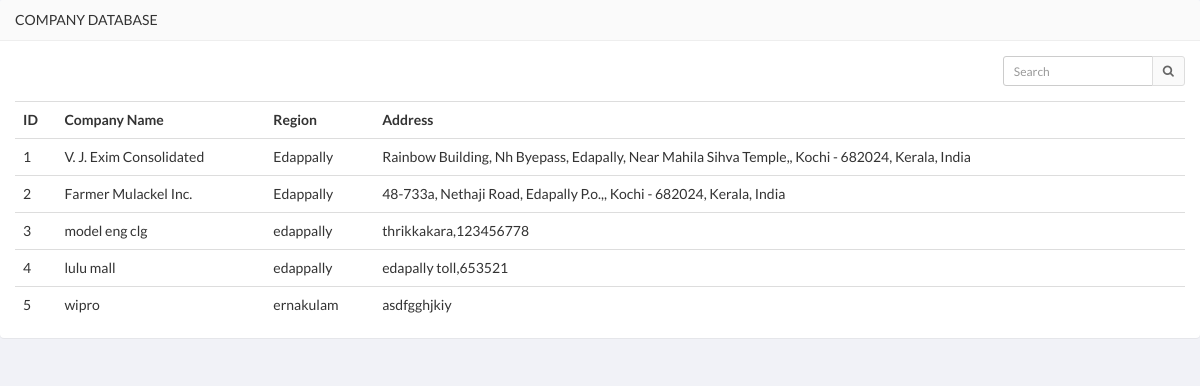
Screenshot of /index.php/loadtemplate/loadcompanylist with the database file from the repository.
### tables this page shows
CREATE TABLE `company` (
  `id` int(10) NOT NULL,
  `Name` varchar(100) NOT NULL,
  `Region` varchar(100) NOT NULL,
  `Address` varchar(100) NOT NULL,
  `Email` varchar(100) NOT NULL,
  `Visited` varchar(100) NOT NULL,
  `Status` int(100) NOT NULL
);

### application/controllers/loadtemplate.php (called while the page is built, shortened)
<?php
class loadtemplate extends CI_Controller
{
public function loadcompanylist()
{
	$this->load->model('company_model');
	$data['result']=$this->company_model->getdata();
	$this->load->view('companylist',$data);
}
   }
   ?>

### index.php (called while the page is built, shortened)
<?php
require_once BASEPATH.'core/CodeIgniter.php';

### application/models/company_model.php (called while the page is built, shortened)
<?php
class Company_model  extends CI_Model
{
	public function getdata()
	{
		$data=$this->db->query('SELECT id,Name,Region,Address FROM company');
		return $data->result();
	}
}
?>

### application/views/companylist.php (the view, shortened to what this page needs)
<!DOCTYPE html>
<html>
    <head>
        <link href="<?php echo base_url('assets/css/bootstrap.min.css');?>" rel="stylesheet" type="text/css" />
        <link href="<?php echo base_url('assets/css/font-awesome.min.css');?>" rel="stylesheet" type="text/css" />
        <link href="<?php echo base_url('assets/css/ionicons.min.css');?>" rel="stylesheet" type="text/css" />
        <link href="<?php echo base_url('assets/css/style.css');?>" rel="stylesheet" type="text/css" />
      </head>
      <body class="skin-black">
<div class="row">
                        <div class="col-xs-12">
                            <div class="panel">
                                <header class="panel-heading">
                                    Company Database
                                </header>
                                <div class="panel-body table-responsive">
                                    <div class="box-tools m-b-15">
                                        <div class="input-group">
                                            <input type="text" name="table_search" class="form-control input-sm pull-right" style="width: 150px;" placeholder="Search"/>
                                            <div class="input-group-btn">
                                                <button class="btn btn-sm btn-default"><i class="fa fa-search"></i></button>
                                            </div>
                                        </div>
                                    </div>
                                    <table class="table table-hover">
                                        <tr>
                                            <th>ID</th>
                                            <th>Company Name</th>
                                            <th>Region</th>
                                            <th>Address</th>
                                        </tr>
                                        <?php foreach($result as $obj): ?>
                                        <tr>
                                            <td><?php echo $obj->id; ?></td>
                                            <td><?php echo $obj->Name; ?></td>
                                            <td><?php echo $obj->Region; ?></td>
                                            <td><?php echo $obj->Address; ?></td>
                                        </tr>
                                        <?php endforeach; ?>
                                    </table>
                                </div>
                            </div>
                        </div>
                    </div>
    </body>
    </html>

### rows the page displays
company: id "1", Name "V. J. Exim Consolidated", Region "Edappally", Address "Rainbow Building, Nh Byepass, Edapally, Near Mahila Sihva Temple,, Kochi - 682024, Kerala, India"
company: id "2", Name "Farmer Mulackel Inc.", Region "Edappally", Address "48-733a, Nethaji Road, Edapally P.o.,, Kochi - 682024, Kerala, India"
company: id "3", Name "model eng clg", Region "edappally", Address "thrikkakara,123456778"
company: id "4", Name "lulu mall", Region "edappally", Address "edapally toll,653521"
company: id "5", Name "wipro", Region "ernakulam", Address "asdfgghjkiy"
